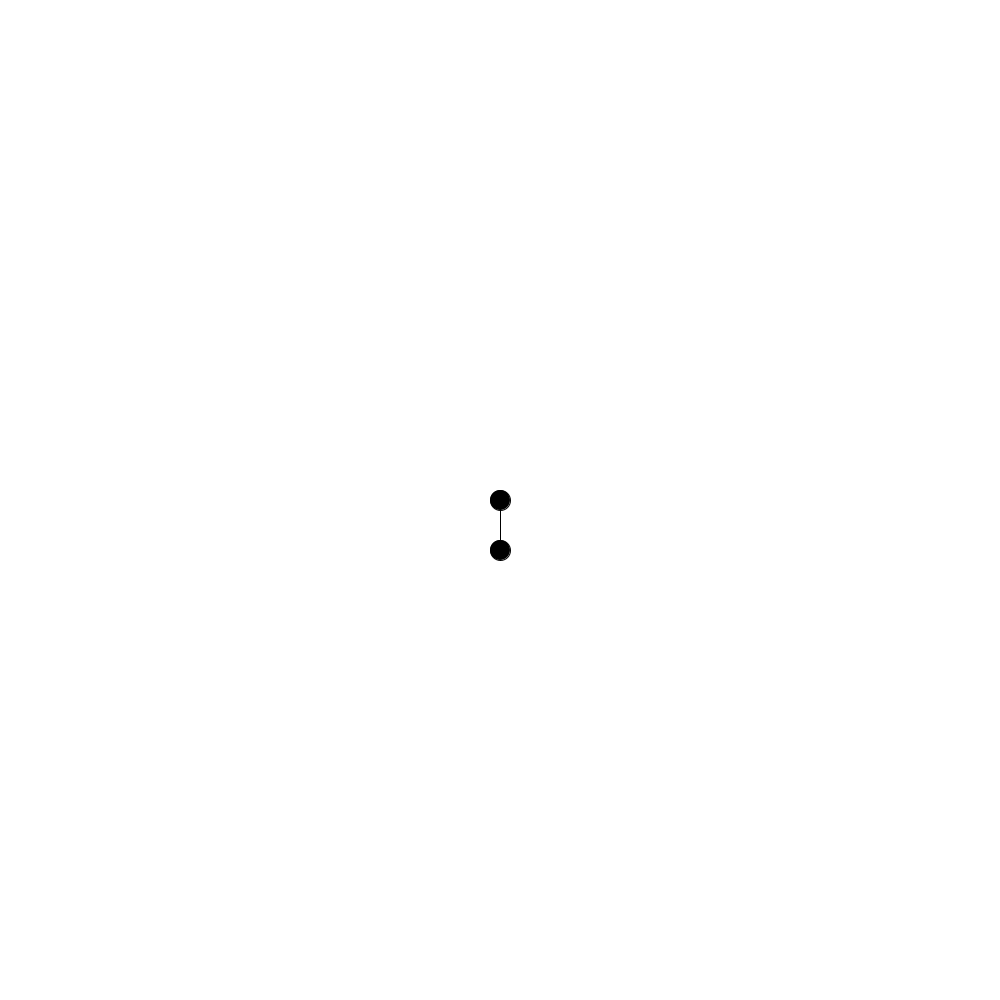
Frame 1 (no input)
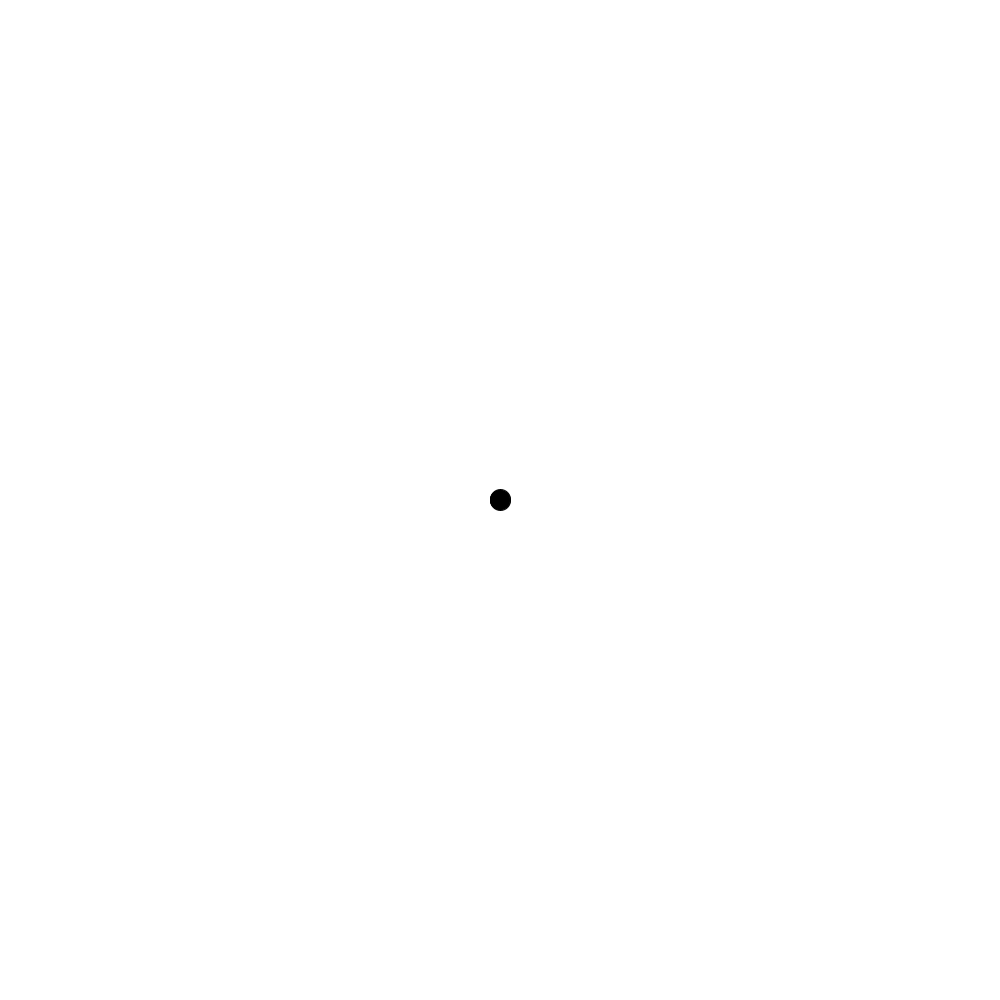
Frame 60 (the mouse pressed at the canvas centre just before this capture)
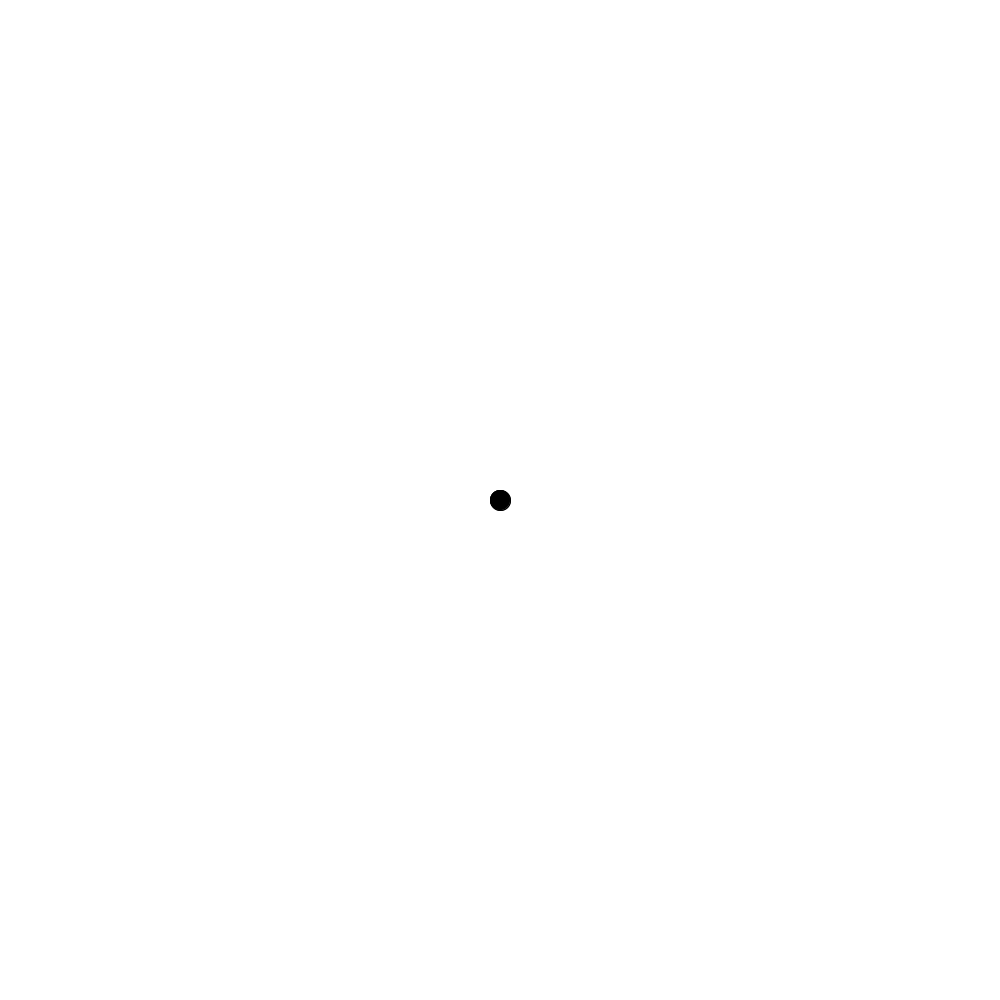
Frame 120 (the mouse held since frame 60 and released just before this capture)

The Processing sketch that drew these frames (run headless with seeded random() and noise(); from frame 60 on, the mouse is pressed at the canvas centre):

// Processing sketch: Oscillation
// ── Oscillation.pde
void rotatePoint(PVector point, PVector pivot, float angle) {
  float s = sin(angle);
  float c = cos(angle);

  // translate point back to origin:
  point.x -= pivot.x;
  point.y -= pivot.y;

  // rotate point
  float xnew = point.x * c - point.y * s;
  float ynew = point.x * s + point.y * c;

  // translate point back:
  point.x = xnew + pivot.x;
  point.y = ynew + pivot.y;
}

void setup() {
  size(1000, 1000);  
  background(255);
}

PVector mid = new PVector(500, 500);
PVector end = new PVector(500, 550);

void drawPoint(PVector p) {
  fill(0);
  ellipse(p.x, p.y, 20, 20);
}

void addCentrifugalForce(PVector point, PVector pivot, float force, float constrain) {
  PVector centrifugalForce = PVector.sub(point, pivot);
  if (centrifugalForce.mag() <= constrain) {
    centrifugalForce.normalize();
    centrifugalForce.mult(force);
    point.add(centrifugalForce);
  }
}

void addSpringResistance(PVector point, PVector pivot, float force) {
  PVector forceVect = PVector.sub(point, pivot);
  if (forceVect.mag() > 0) {
    forceVect.normalize();
    forceVect.mult(-1);
    forceVect.mult(force);
    point.add(forceVect);
  }
}

float cForce = 0;
boolean isPressed = false;

void mousePressed() {
  isPressed = true;
}

void mouseReleased() {
  isPressed = false;
}


void draw() {
  background(255);
  drawPoint(mid);
  drawPoint(end);
  if (isPressed) {
    cForce+=0.1;
  } else {
    cForce = 0;
  }
  fill(color(255, 0, 0));
  line(mid.x, mid.y, end.x, end.y);
  rotatePoint(end, mid, 0.1);
  addCentrifugalForce(end, mid, cForce, 200);
  addSpringResistance(end, mid, 2);
}
